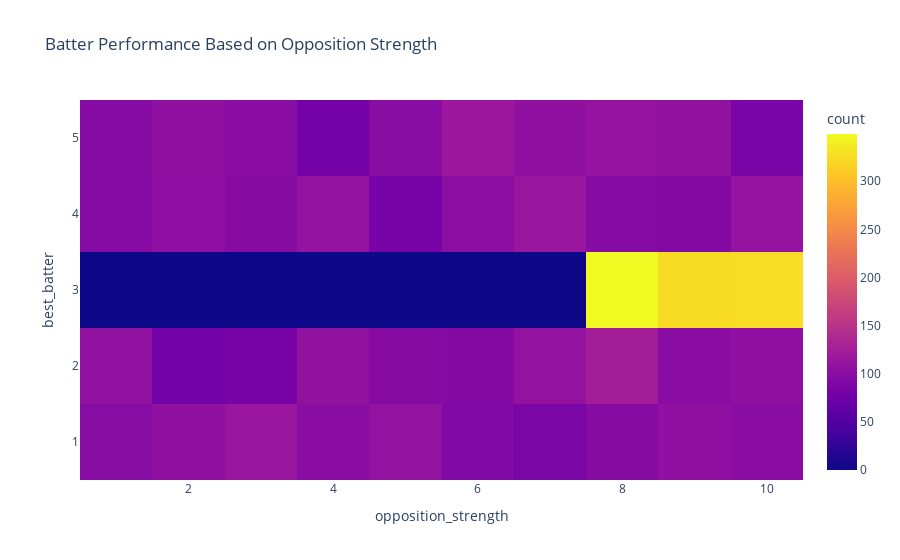

The code cell stored with this chart in its notebook:
### Code cell
px.density_heatmap(data, x='opposition_strength', y = 'best_batter', title='Batter Performance Based on Opposition Strength')

### Figure 1 — Plotly figure (JSON) as saved in the notebook; plotly's stock layout.template omitted (floating-point values rounded to 4 significant figures; data arrays with more than 128 entries replaced by an {"elided": "..."} marker saying what was removed)
{"data": [{"coloraxis": "coloraxis", "hovertemplate": "opposition_strength=%{x}<br>best_batter=%{y}<br>count=%{z}<extra></extra>", "name": "", "type": "histogram2d", "x": {"elided": "5000 int values"}, "xaxis": "x", "xbingroup": "x", "y": {"elided": "5000 int values"}, "yaxis": "y", "ybingroup": "y"}], "layout": {"coloraxis": {"colorbar": {"title": {"text": "count"}}, "colorscale": [[0, "#0d0887"], [0.1111, "#46039f"], [0.2222, "#7201a8"], [0.3333, "#9c179e"], [0.4444, "#bd3786"], [0.5556, "#d8576b"], [0.6667, "#ed7953"], [0.7778, "#fb9f3a"], [0.8889, "#fdca26"], [1, "#f0f921"]]}, "legend": {"tracegroupgap": 0}, "title": {"text": "Batter Performance Based on Opposition Strength"}, "xaxis": {"anchor": "y", "domain": [0, 1], "title": {"text": "opposition_strength"}}, "yaxis": {"anchor": "x", "domain": [0, 1], "title": {"text": "best_batter"}}}}
